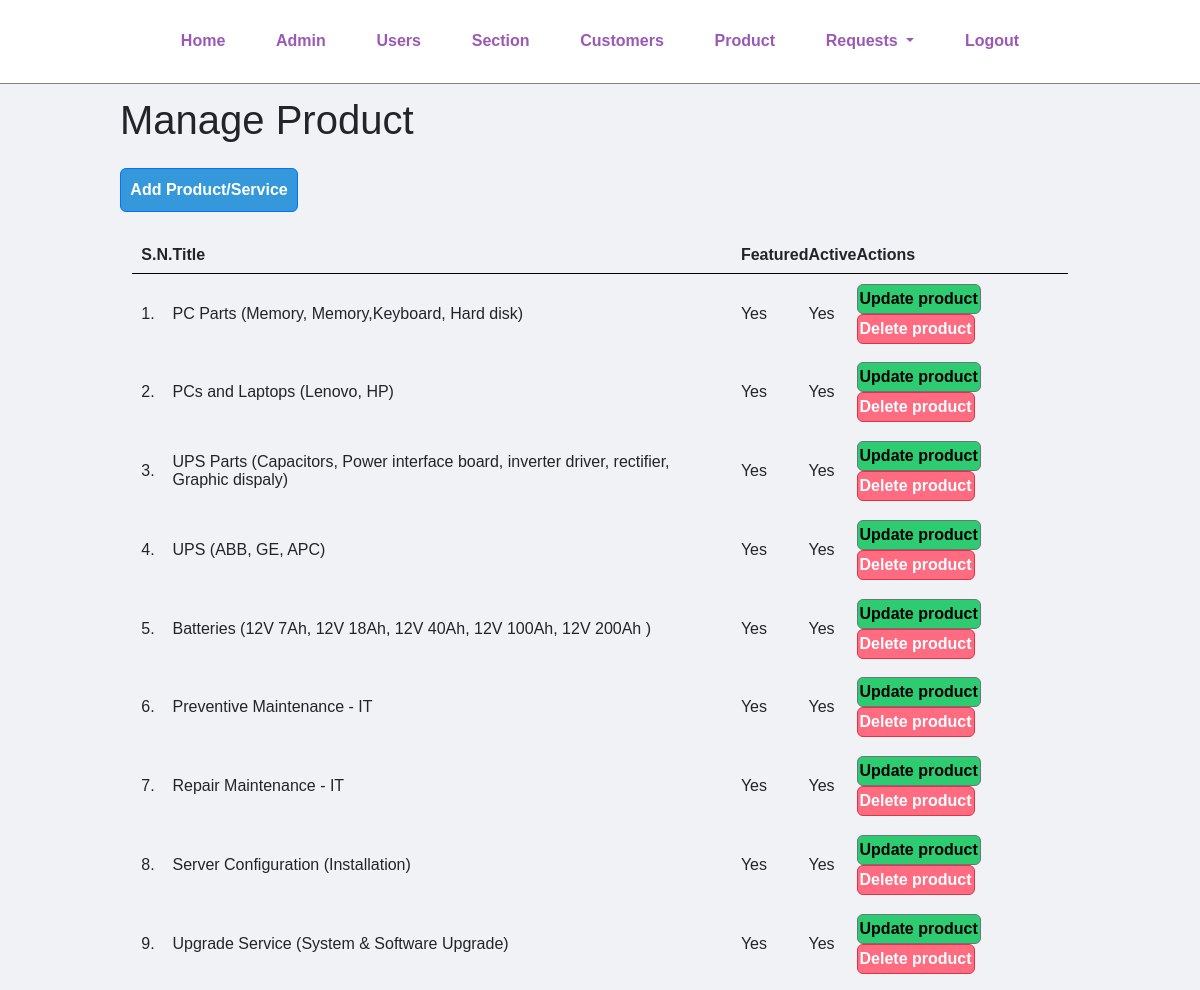
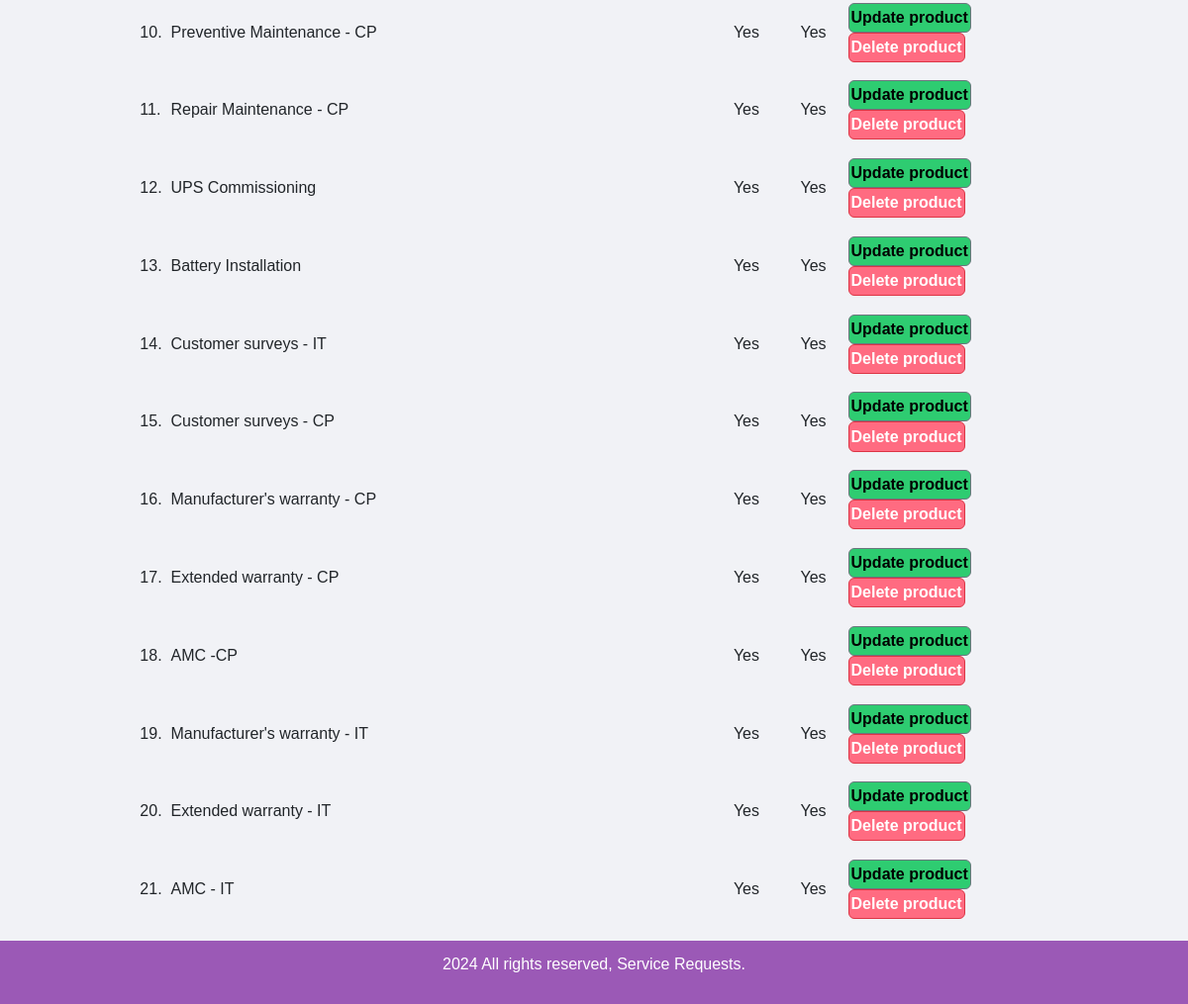
The app's page /manage-product.php (signed in) with its own data (2 pictures, top to bottom).
### tables this page shows
CREATE TABLE `tbl_product` (
  `id` int(10) UNSIGNED NOT NULL,
  `title` varchar(100) NOT NULL,
  `section_id` int(10) UNSIGNED NOT NULL,
  `featured` varchar(10) NOT NULL,
  `active` varchar(10) NOT NULL
);

### manage-product.php (the view, shortened to what this page needs)
<?php include('partials/menu.php'); ?>
    <div class="main-content">
        <div class="wrapper">
            <h1 class="row mb-4">Manage Product</h1>
            <a href="<?php echo SITEURL; ?>add-product.php" class="btn btn-primary col-sm-1.2 row mb-4">Add Product/Service</a>
            <table class="tbl-full">
                <tr>
                    <th>S.N.</th>
                    <th>Title</th>
                    <th>Featured</th>
                    <th>Active</th>
                    <th>Actions</th>
                </tr>
                <?php
                    $sql = "SELECT * FROM tbl_product";
                    $res = mysqli_query($conn, $sql);
                    $count = mysqli_num_rows($res);
                    $sn=1;
                    if($count>0)
                    {
                        while($row=mysqli_fetch_assoc($res))
                        {
                            $id = $row['id'];
                            $title = $row['title'];
                            $featured = $row['featured'];
                            $active = $row['active'];
                            ?>
                            <tr>
                                <td><?php echo $sn++; ?>. </td>
                                <td><?php echo $title; ?></td>
                                <td><?php echo $featured; ?></td>
                                <td><?php echo $active; ?></td>
                                <td>
                                    <a href="<?php echo SITEURL; ?>update-product.php?id=<?php echo $id; ?>" class="btn btn-secondary col-sm-2.5">Update product</a>
                                    <a href="<?php echo SITEURL; ?>delete-product.php?id=<?php echo $id; ?>" class="btn btn-danger col-sm-2.5">Delete product</a>
                                </td>
                            </tr>
                            <?php
                        }
                    }
                    else
                    {
                        echo "<tr> <td colspan='7' class='error'> product not Added Yet. </td> </tr>";
                    }
                ?>
            </table>
        </div>
    </div>
    <?php include('partials/footer.php'); ?>

### css/admin.css (style rules this page uses)
* { margin: 0; padding: 0; font-family: Arial, Helvetica, sans-serif; }
.wrapper { padding: 1%; width: 80%; margin: 0 auto; }
.tbl-full { width: 100%; }
table tr th { border-bottom: 1px solid black; padding: 1%; text-align: left; }
table tr td { padding: 1%; }
.btn-primary { background-color: #3498db; padding: 1%; color: white; text-decoration: none; font-weight: bold; }
.btn-secondary { background-color: #2ecc71; padding: 1%; color: black; text-decoration: none; font-weight: bold; }
.btn-danger { background-color: #ff6b81; padding: 1%; color: white; text-decoration: none; font-weight: bold; }
.main-content { background-color: #f1f2f6; }

### records on screen
tbl_product: title "PC Parts (Memory, Memory,Keyboard, Hard disk)", featured "Yes", active "Yes"
tbl_product: title "PCs and Laptops (Lenovo, HP)", featured "Yes", active "Yes"
tbl_product: title "UPS Parts (Capacitors, Power interface board, inverter driver, rectifier, Graphic dispaly)", featured "Yes", active "Yes"
tbl_product: title "UPS (ABB, GE, APC)", featured "Yes", active "Yes"
tbl_product: title "Batteries (12V 7Ah, 12V 18Ah, 12V 40Ah, 12V 100Ah, 12V 200Ah )", featured "Yes", active "Yes"
tbl_product: title "Preventive Maintenance - IT", featured "Yes", active "Yes"
tbl_product: title "Repair Maintenance - IT", featured "Yes", active "Yes"
tbl_product: title "Server Configuration (Installation)", featured "Yes", active "Yes"
tbl_product: title "Upgrade Service (System & Software Upgrade)", featured "Yes", active "Yes"
tbl_product: title "Preventive Maintenance - CP", featured "Yes", active "Yes"
tbl_product: title "Repair Maintenance - CP", featured "Yes", active "Yes"
tbl_product: title "UPS Commissioning", featured "Yes", active "Yes"
tbl_product: title "Battery Installation", featured "Yes", active "Yes"
tbl_product: title "Customer surveys - IT", featured "Yes", active "Yes"
tbl_product: title "Customer surveys - CP", featured "Yes", active "Yes"
tbl_product: title "Manufacturer's warranty - CP", featured "Yes", active "Yes"
tbl_product: title "Extended warranty - CP", featured "Yes", active "Yes"
tbl_product: title "AMC -CP", featured "Yes", active "Yes"
tbl_product: title "Manufacturer's warranty - IT", featured "Yes", active "Yes"
tbl_product: title "Extended warranty - IT", featured "Yes", active "Yes"
tbl_product: title "AMC - IT", featured "Yes", active "Yes"
